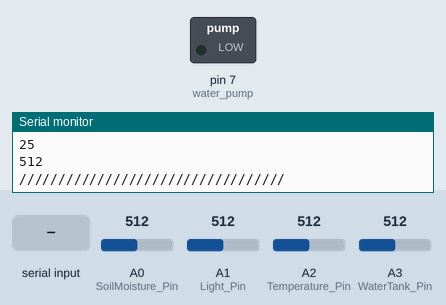
Simulated run of this sketch. Board: Arduino Uno, built with avr-gcc and run on an emulated ATmega328P. Shown: switched loads named in the sketch (green lamp = pin HIGH), the last lines printed to the serial monitor. Inputs (shaded band) come from the test bench; at power-on: A2 (Temperature_Pin) = 512, A0 (SoilMoisture_Pin) = 512, A1 (Light_Pin) = 512, A3 (WaterTank_Pin) = 512.

Above: at 1.3 s.
1.4 s: "W" received over the second serial link
At 1.9 s:
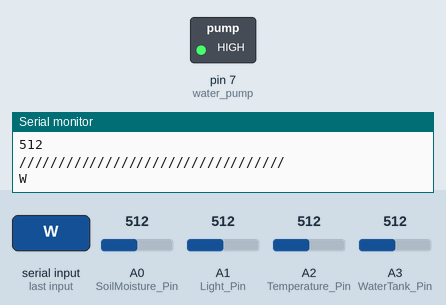
4.0 s: A2 (Temperature_Pin) set to 306
Timing chart, 0 to 7.0 s (numbered marks = the images above; inputs shaded):
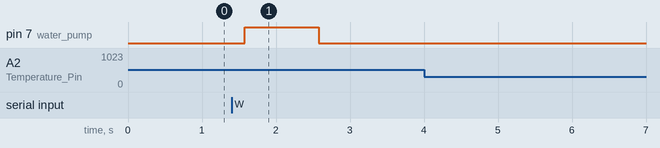

The sketch:

FYTA_Project.ino
```cpp
#include<SoftwareSerial.h>

//Bluetooth serial stuff
const int txpin = 5;
const int rxpin = 6;

int SoilMoisture_Pin = A0 ;
int Light_Pin        = A1 ;
int Temperature_Pin  = A2 ;
int WaterTank_Pin    = A3 ;
int WaterPump_Pin    = 7  ;
#define water_pump 7

int soil_moisture_Value;

int Light_Value ;

int Temperature_Value;
float R1 = 10000;
float logR2, R2, T, Tc, Tf;
float c1 = 1.009249522e-03, c2 = 2.378405444e-04, c3 = 2.019202697e-07;

int Water_Tank_Value ;


SoftwareSerial blue(txpin, rxpin);

char Command  ;

void setup() {
   blue.begin(9600);
   Serial.begin(9600);
  //blue.setTimeout(10);
  digitalWrite(water_pump,LOW);
  pinMode(water_pump,OUTPUT);
}


void loop() {
 soil_moisture_Value = analogRead(SoilMoisture_Pin); //soil_moisture

 Light_Value = analogRead(Light_Pin); //Light

 Temperature_Value = analogRead(Temperature_Pin);//temp
  R2 = R1 * (1023.0 / (float)Temperature_Value - 1.0);
  logR2 = log(R2);
  T = (1.0 / (c1 + c2*logR2 + c3*logR2*logR2*logR2));
  Tc = T - 273.15;
  Tf = (Tc * 9.0)/ 5.0 + 32.0;
  String Temp_String = String(Tc, 0);

 Water_Tank_Value = analogRead(WaterTank_Pin); //Water_Tank


//delay(1000);

   Serial.println(soil_moisture_Value );
   Serial.println(Light_Value );
   Serial.println(Temp_String );
  Serial.println( Water_Tank_Value);
    Serial.println( "//////////////////////////////////");


String Send = String(soil_moisture_Value)+","+String(Light_Value)+","+String(Temp_String)+","+String(Water_Tank_Value);
 blue.println(Send);

  if (blue.available()) {
    Command = blue.read();
      if(Command == 'W'){
        Serial.println( 'W');
        digitalWrite(water_pump,HIGH);
        delay(1000);
        digitalWrite(water_pump,LOW);
      }
     }
delay(500);

}
```

Measured:
- after the input at 1.4 s, pin 7 (water_pump): LOW → HIGH after 0.18 s, → LOW 1.0 s later
